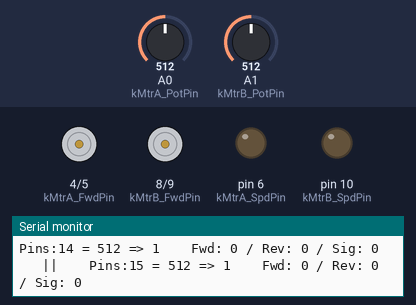
Bench run of a sketch on a simulated Arduino Uno, built with avr-gcc and run on an emulated ATmega328P. Shown: motor-driver pin pairs drawn as motors (green arrow = first pin HIGH = forward, orange = second pin HIGH = backward, longer = more drive), output pins drawn as LEDs (lit = HIGH), the last lines printed to the serial monitor. Inputs (shaded band) come from the test bench; at power-on: A0 (kMtrA_PotPin) = 512, A1 (kMtrB_PotPin) = 512.

Above: at 3.2 s.
3.3 s: A0 (kMtrA_PotPin) set to 544
5.2 s: A0 (kMtrA_PotPin) set to 570
At 7.2 s:
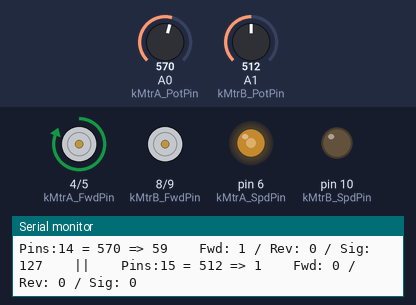
7.5 s: A1 (kMtrB_PotPin) set to 544
9.2 s: A1 (kMtrB_PotPin) set to 572
At 11.2 s:
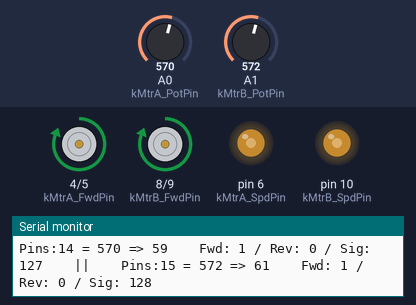
11.5 s: A0 (kMtrA_PotPin) set to 511
At 13.2 s:
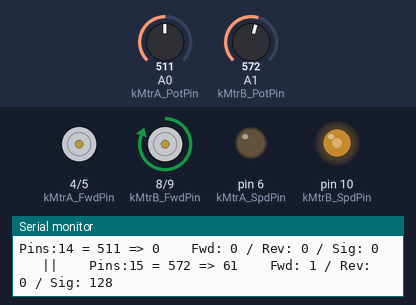
13.5 s: A1 (kMtrB_PotPin) set to 716
At 14.4 s:
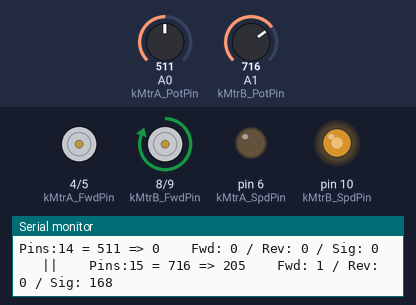
Timing chart, 0 to 16.5 s (numbered marks = the images above; inputs shaded):
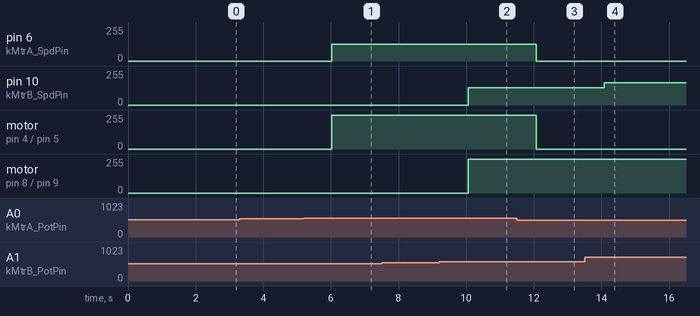

The sketch:

DiffModule03.ino
```cpp
/*
 * Author: Jim Hofmann
 * History
 * 2022/06/03 Rev: 0.1 - Test motors and interaction using pots.
 * 2022/06/03 Rev: 0.2 - Start isolating code modules
 * 2022/06/05 Rev: 0.3 - Move modules to classes
 *
 * This is to test the differential swerve module motors and interaction.
 * It is 3d printed and mechanically not tight but good for demo purposes.
 * I am running 2 TT motors (3 - 6 VDC) thru a L298N motor(s) controller.  PS is a buck convertor set at 7.2 vdc.
 * With 7.2 volts applied to the controller the motors need 3.2 VDC to move.  This is 125 pwm signal and max's at 255.
 * To reverse the motor requires reversing the signals at In1 & In2, Fwd & Rev.
 * I am using 2 pots to control the motors.  The pot read 0 - 1023 counts.  I scale this -511 to +512.
 * I then apply 10% deadband +/-50 counts around the zero reading.  I then scale this to a pwm signal from minimum
 * pwm, 25, to move the motor, 3 vdc to 255, 6 vdc.
 */
// Include files & classes
#include "Constants.h"		//Includes pin assignments
#include "ScalePot.h"		//Read pot and scale
#include "MotorControl.h"	//Issue motor commands

// Variables
bool prtDiag = true;
// Objects
ScalePot potA = ScalePot(kMtrA_PotPin, 50, 125);		//Define function to read potentiometer and scale.
ScalePot potB = ScalePot(kMtrB_PotPin, 50, 125);		//Define function to read potentiometer and scale.
MotorControl mtrA = MotorControl(kMtrA_FwdPin, kMtrA_RevPin, kMtrA_SpdPin);	//Motor A controller
MotorControl mtrB = MotorControl(kMtrB_FwdPin, kMtrB_RevPin, kMtrB_SpdPin);	//Motor B controller

void setup()
{
	// put your setup code here, to run once:
	Serial.begin(57600);
	Serial.println("Hello!");

	ScalePot::setPrtDiag(prtDiag);
	MotorControl::setPrtDiag(prtDiag);
	delay(2000);

}

void loop()
{
	// put your main code here, to run repeatedly:

	//=================== Motor A =========================
	//Read and scale the pot then issue motor cmds.  Direction & speed.
	mtrA.cmdMotor(potA.readPot());
    if(prtDiag) Serial.print("  \t||\t  ");

	//=================== Motor B =========================
	//Read and scale the pot then issue motor cmds.  Direction & speed.
	mtrB.cmdMotor(potB.readPot()); // Controlling spin direction of motors
    if(prtDiag) Serial.println();

	delay(1000);
}
```

Constants.h
```cpp
#ifndef Constants_h
#define Constants_h

const uint8_t kMtrA_FwdPin = 4; // Motor A Fwd pin assignments
const uint8_t kMtrA_RevPin = 5;	// Motor A Rev pin assignments
const uint8_t kMtrA_SpdPin = 6;	// Motor A Spd pin assignments
const uint8_t kMtrA_PotPin = A0;// Motor A Pot pin assignments

const uint8_t kMtrB_FwdPin = 8; // Motor B Fwd pin assignments
const uint8_t kMtrB_RevPin = 9; // Motor B Rev pin assignments
const uint8_t kMtrB_SpdPin = 10;// Motor B Spd pin assignments
const uint8_t kMtrB_PotPin = A1;// Motor B Pot pin assignments

#endif
```

MotorControl.cpp
```cpp
#include "MotorControl.h"

/**
 * @brief Control a motor.
 *
 * @param fwdPin assigned pin for forward cmd
 * @param revPin assigned pin for reverse cmd
 * @param sigPin assigned pin for speed signal cmd
 */
MotorControl::MotorControl(int _fwdPin, int _revPin, int _sigPin){
    fwdPin = _fwdPin;
    revPin = _revPin;
    sigPin = _sigPin;

	pinMode(fwdPin, OUTPUT); // Define DIO type
	pinMode(revPin, OUTPUT);
	pinMode(sigPin, OUTPUT);

}

/**
 * @brief Sets direction and speed of motor.
 *
 * @param mtrX_Sig signed speed signal (+/-255) to be issued.
 */
void MotorControl::cmdMotor(int mtrX_Sig){
	//=================== Motor X =========================
  	// Controlling spin direction of motors:
	if (mtrX_Sig != 0)
	{
		bool tmpB = mtrX_Sig > 0;
		digitalWrite(fwdPin, tmpB);
		digitalWrite(revPin, !tmpB);
	}
	else
	{ // Within DB
		digitalWrite(fwdPin, LOW);
		digitalWrite(revPin, LOW);
	}

	// Controlling speed (0 = off and 255 = max speed):
	analogWrite(sigPin, abs(mtrX_Sig)); // ENA pin

	if(prtDiag){
		Serial.print("    Fwd: ");
		Serial.print(digitalRead(fwdPin));
		Serial.print(" / Rev: ");
		Serial.print(digitalRead(revPin));
		Serial.print(" / Sig: ");
		Serial.print(mtrX_Sig);
	}
}
bool MotorControl::prtDiag = false;	 // Print diagnostics

/**
 * @brief Enable/Disable printing diagnostics.
 *
 * @param _prtDiag
 */
void MotorControl::setPrtDiag(bool _prtDiag){
	prtDiag = _prtDiag;
}
```

MotorControl.h
```cpp
#ifndef MotorControl_h
#define MotorControl_h

#include "Arduino.h"

#define OFF 0
#define FWD 1
#define Rev -1
/**
 * @brief Control a motor.
 *
 * @param fwdPin assigned pin for forward cmd
 * @param revPin assigned pin for reverse cmd
 * @param sigPin assigned pin for speed signal cmd
 *
 */
class MotorControl
{
  public:
    MotorControl(int, int, int);
    void cmdMotor(int);
    static void setPrtDiag(bool);
  private:
    int fwdPin;
    int revPin;
    int sigPin;
    static bool prtDiag;
};

#endif
```

ScalePot.cpp
```cpp
#include "ScalePot.h"

/**
 * @brief Read potentiometer, apply +/-DB around center (512)
 * and scale from min to rotate motor to 255.
 *
 * @param _potPin analog pin (A0 - A5) to read
 * @param _inDB   deadband for anaIn signal (0 - 512), return 0.
 * @param _sigMin min motor signal returned if not in DB
 * @return int - signed signal to send motor.
 */
ScalePot::ScalePot(int _potPin, int _inDB = 50, int _sigMin = 125)
{
	potPin = _potPin;
	inDB = _inDB;
	minSig = _sigMin;

}

/**
 * @brief Read the pot value, apply a DB then scale min speed to max, 255.
 *
 * @return int Sign scaled signal.
 */
int ScalePot::readPot() {
	//=================== Motor X =========================
	int mtrX_Sig = analogRead(potPin) - 511; // and rescale -511 to 512
	if(prtDiag){
		Serial.print("Pins:"); Serial.print(potPin); Serial.print(" = ");
		Serial.print(analogRead(potPin)); Serial.print(" => "); Serial.print(mtrX_Sig);	//Troubleshooting
	}

	// Rescale from DB => min torque
	if(mtrX_Sig < -inDB) return map(mtrX_Sig, -511, -inDB, -255, -minSig); //Negative DB
	if(mtrX_Sig > inDB)  return map(mtrX_Sig, inDB, 512, minSig, 255);		 //Positive DB
	return 0;	//Within DB
}

bool ScalePot::prtDiag = false;	 // Print diagnostics

/**
 * @brief Enable/Disable printing diagnostics.
 *
 * @param _prtDiag
 */
void ScalePot::setPrtDiag(bool _prtDiag){
	prtDiag = _prtDiag;
}
```

ScalePot.h
```cpp
#ifndef ScalePot_h
#define ScalePot_h

#include "Arduino.h"

/**
 * @brief Read potentiometer, apply +/-DB around center (512)
 * and scale from min to rotate motor to 255.
 *
 * @param _potPin assigned analog pin (A0 - A5) for potentiometer read
 * @param _inDB   deadband for anaIn signal (0 - 512), return 0.
 * @param _sigPin sigMin - min motor signal returned if not in DB.
 */
class ScalePot
{
  public:
    ScalePot(int _potPin, int _inDB, int _minSig);
    int readPot();
    static void setPrtDiag(bool);
  private:
    int potPin;
    int inDB;
    int minSig;
    static bool prtDiag;
};

#endif
```

Measured:
- the behaviour switches between 561 and 562 on A0 (kMtrA_PotPin) (found by bisection; images 0 and 1)
- the behaviour switches between 561 and 562 on A1 (kMtrB_PotPin) (found by bisection; images 1 and 2)
- after the input at 5.2 s, pin 6 (kMtrA_SpdPin): 0/255 → 127/255 after 0.83 s; motor on pin 4 (kMtrA_FwdPin) / pin 5 (kMtrA_RevPin): stopped → forward 255/255 after 0.83 s
- after the input at 9.2 s, pin 10 (kMtrB_SpdPin): 0/255 → 128/255 after 0.86 s; motor on pin 8 (kMtrB_FwdPin) / pin 9 (kMtrB_RevPin): stopped → forward 255/255 after 0.86 s
- after the input at 11.5 s, pin 6 (kMtrA_SpdPin): 127/255 → 0/255 after 0.57 s; motor on pin 4 (kMtrA_FwdPin) / pin 5 (kMtrA_RevPin): forward 255/255 → stopped after 0.57 s
- after the input at 13.5 s, pin 10 (kMtrB_SpdPin): 128/255 → 168/255 after 0.59 s
